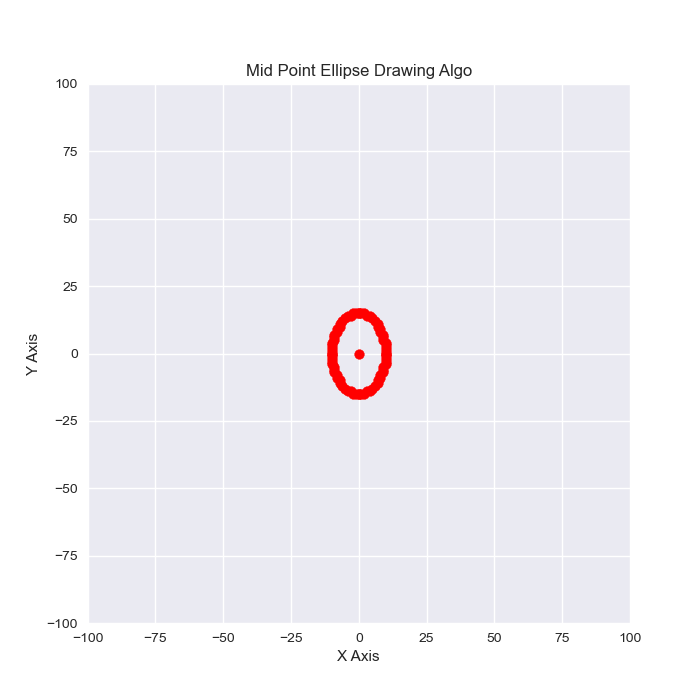

Write the Python code that produced this figure.
import matplotlib.pyplot as plt

rx = int(input("radius on x : "))
ry = int(input("radius on y : "))

xc = int(input("x center : "))
yc = int(input("y center : "))

plt.style.use('seaborn')
plt.figure(figsize=(7,7))

plt.scatter(xc , yc , color='red')

# Region 1
x = 0 
y = ry 

p1 = (ry**2) + (0.25 * (rx ** 2)) - (ry * (rx**2))

while (2 * x * (ry ** 2)) < (2 * y * (rx ** 2)) :

    plt.scatter(x+xc , y+yc , color='red')
    plt.scatter(x+xc , -y+yc , color='red')
    plt.scatter(-x+xc , y+yc , color='red')
    plt.scatter(-x+xc , -y+yc , color='red')

    if p1 < 0 :
        x += 1
        p1 = p1 + (2 * (ry ** 2) * x) + (ry ** 2)

    else :
        x += 1
        y -= 1 
        p1 = p1 + (2 * (ry ** 2) * x) + (ry ** 2) - (2 * (rx ** 2) * y)

# Region 2
p2 = (((x+0.5)**2) * (ry ** 2)) + (((y-1)**2) * (rx**2)) - ((rx**2) * (ry**2))

while y >=0 :

    plt.scatter(x+xc , y+yc , color='red')
    plt.scatter(x+xc , -y+yc , color='red')
    plt.scatter(-x+xc , y+yc , color='red')
    plt.scatter(-x+xc , -y+yc , color='red')

    if p2 > 0 :
        y -= 1
        p2 = p2 + ((rx**2) * (1-2*y))

    else :
        x += 1
        y -= 1
        p2 = p2 + (2 * (ry ** 2) * x) - (2 * (rx ** 2) * y) + (rx**2)

plt.xlabel("X Axis")
plt.ylabel("Y Axis")
plt.xlim(-100,100)
plt.ylim(-100,100)
plt.title("Mid Point Ellipse Drawing Algo")
plt.show()
